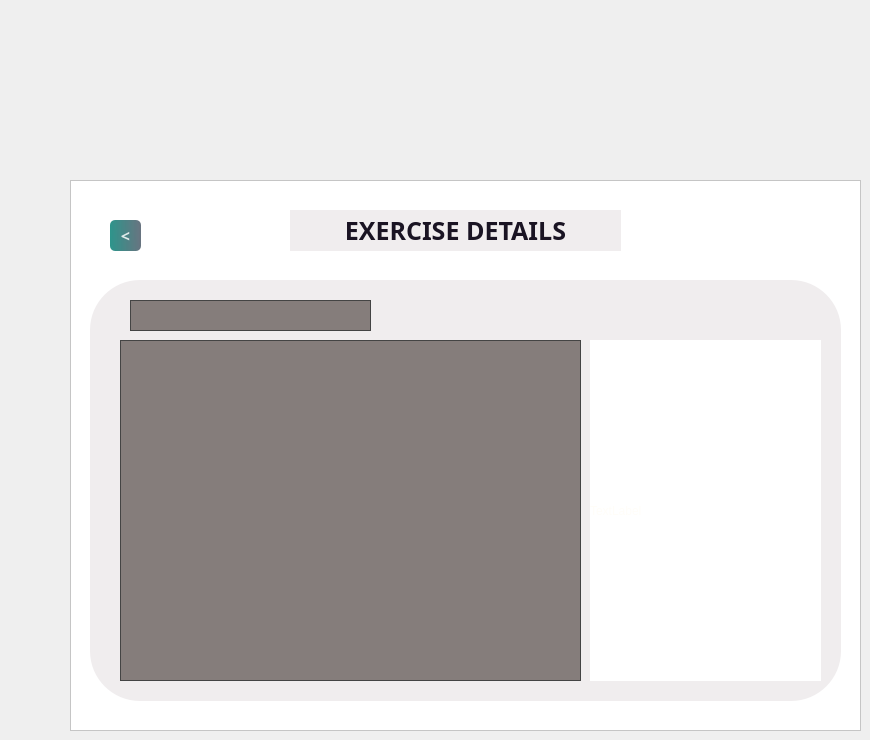
    <widget class="QWidget" name="Mesoshowexercise">
     <widget class="QFrame" name="frame_17">
      <property name="geometry">
       <rect>
        <x>70</x>
        <y>180</y>
        <width>791</width>
        <height>551</height>
       </rect>
      </property>
      <property name="styleSheet">
       <string notr="true">color: rgb(255, 253, 248);
background-color: rgb(255, 255, 255);</string>
      </property>
      <property name="frameShape">
       <enum>QFrame::Shape::StyledPanel</enum>
      </property>
      <property name="frameShadow">
       <enum>QFrame::Shadow::Raised</enum>
      </property>
      <widget class="QLabel" name="label_108">
       <property name="geometry">
        <rect>
         <x>220</x>
         <y>30</y>
         <width>331</width>
         <height>41</height>
        </rect>
       </property>
       <property name="font">
        <font>
         <family>Sitka Banner</family>
         <pointsize>19</pointsize>
         <bold>true</bold>
        </font>
       </property>
       <property name="styleSheet">
        <string notr="true">
border-radius:150px;
color: #1A1423;

background-color: #F0EDEE;
</string>
       </property>
       <property name="text">
        <string>EXERCISE DETAILS</string>
       </property>
       <property name="alignment">
        <set>Qt::AlignmentFlag::AlignCenter</set>
       </property>
      </widget>
      <widget class="QPushButton" name="back9">
       <property name="geometry">
        <rect>
         <x>40</x>
         <y>40</y>
         <width>31</width>
         <height>31</height>
        </rect>
       </property>
       <property name="font">
        <font>
         <family>Sitka Banner</family>
         <pointsize>12</pointsize>
         <bold>true</bold>
        </font>
       </property>
       <property name="styleSheet">
        <string notr="true">

QPushButton#back9{
        background-color: qlineargradient(spread:pad, x1:0, y1:0.505682, x2:1, y2:0.477, stop:0 rgba(11, 131, 120, 219), stop:1 rgba(85, 98, 112, 226));
        color:rgba(255, 255, 255, 210);
        border-radius:5px;
}

QPushButton#back9:hover{
        background-color: qlineargradient(spread:pad, x1:0, y1:0.505682, x2:1, y2:0.477, stop:0 rgba(150, 123, 111, 219), stop:1 rgba(85, 81, 84, 226));
}

QPushButton#back9:pressed{
        padding-left:5px;
        padding-top:5px;
        background-color:rgba(150, 123, 111, 255);
}
</string>
       </property>
       <property name="text">
        <string>&lt;</string>
       </property>
      </widget>
      <widget class="QLineEdit" name="exerciseName3">
       <property name="geometry">
        <rect>
         <x>60</x>
         <y>120</y>
         <width>241</width>
         <height>31</height>
        </rect>
       </property>
       <property name="styleSheet">
        <string notr="true">#exerciseName3 {
    background-color: #857d7b;  /* Dark background color */
    color: #ffffff;             /* White text color */
    border: 1px solid #444444;  /* Solid border color */
    font-size: 14px;            /* Font size for readability */
    font-weight: bold;          /* Bold text for clarity */
}

#exerciseName3:focus {
    background-color: #857d7b;  /* Keep the same background color when focused */
    color: #ffffff;             /* Keep the same text color when focused */
    border: 1px solid #444444;  /* Keep the same border color when focused */
}

#exerciseName3:hover {
    background-color: #857d7b;  /* Keep the same background color when hovered */
    color: #ffffff;             /* Keep the same text color when hovered */
    border: 1px solid #444444;  /* Keep the same border color when hovered */
}

#exerciseName3:disabled {
    background-color: #857d7b;  /* Keep the same background color when disabled */
    color: #ffffff;             /* Keep the same text color when disabled */
    border: 1px solid #444444;  /* Keep the same border color when disabled */
}
</string>
       </property>
      </widget>
      <widget class="QLabel" name="exerciseDetailsLabel2">
       <property name="geometry">
        <rect>
         <x>50</x>
         <y>160</y>
         <width>461</width>
         <height>341</height>
        </rect>
       </property>
       <property name="styleSheet">
        <string notr="true">    background-color: #857d7b ;  /* Dark background color */
    color: #ffffff;             /* White text color */
    border: 1px solid #444444;  /* Solid border color */
    font-size: 14px;            /* Font size for readability */
    font-weight: bold;          /* Bold text for clarity */</string>
       </property>
       <property name="text">
        <string/>
       </property>
      </widget>
      <widget class="QLabel" name="exerciseImagelabel2">
       <property name="geometry">
        <rect>
         <x>520</x>
         <y>160</y>
         <width>231</width>
         <height>341</height>
        </rect>
       </property>
       <property name="text">
        <string>TextLabel</string>
       </property>
       <property name="scaledContents">
        <bool>true</bool>
       </property>
      </widget>
      <widget class="QLabel" name="label_84">
       <property name="geometry">
        <rect>
         <x>20</x>
         <y>100</y>
         <width>751</width>
         <height>421</height>
        </rect>
       </property>
       <property name="styleSheet">
        <string notr="true">
background-color: #F0EDEE;
border-radius:50px;</string>
       </property>
       <property name="text">
        <string/>
       </property>
      </widget>
      <zorder>label_108</zorder>
      <zorder>back9</zorder>
      <zorder>label_84</zorder>
      <zorder>exerciseImagelabel2</zorder>
      <zorder>exerciseDetailsLabel2</zorder>
      <zorder>exerciseName3</zorder>
     </widget>
    </widget>
